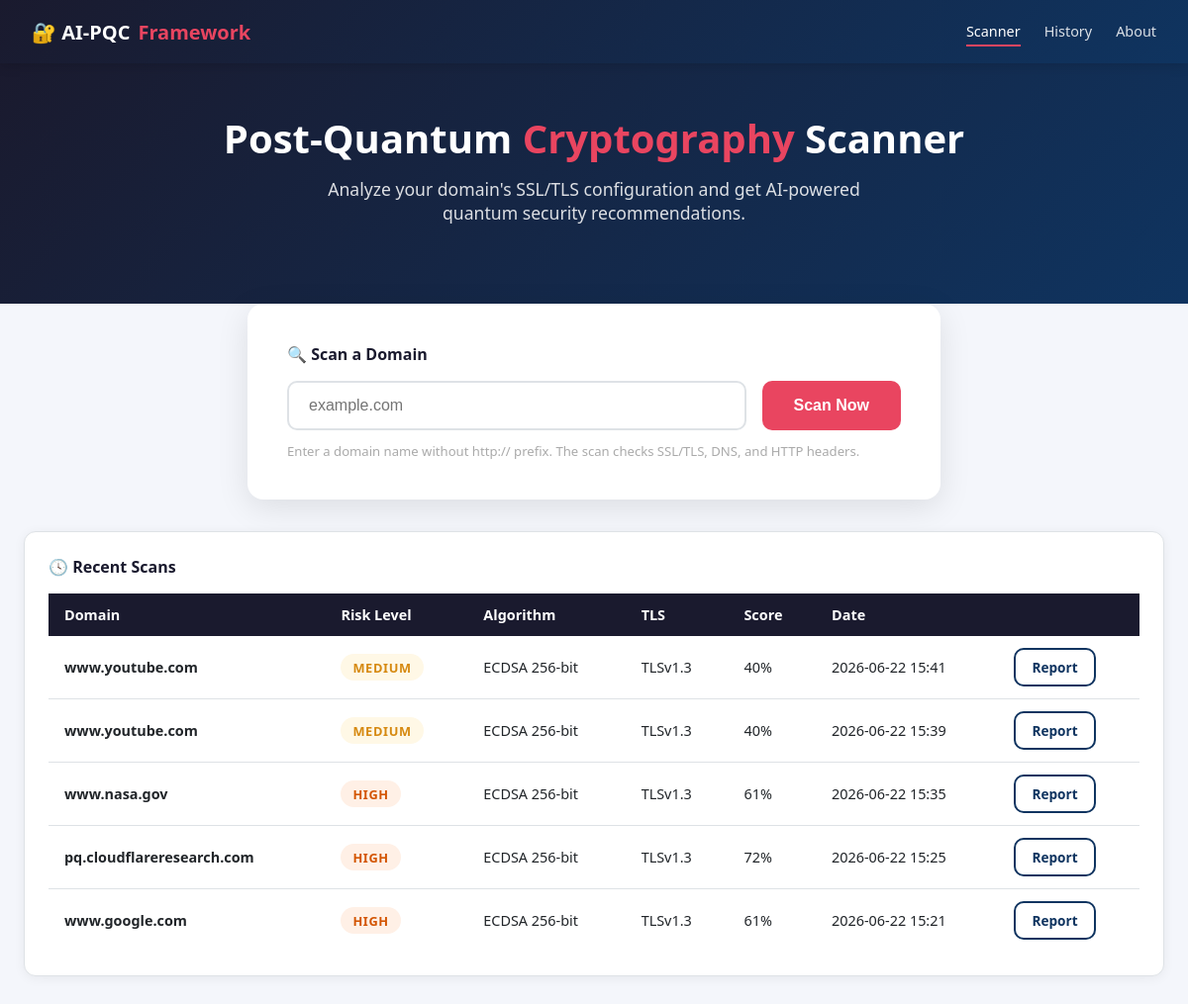
Before: / with the older database file.
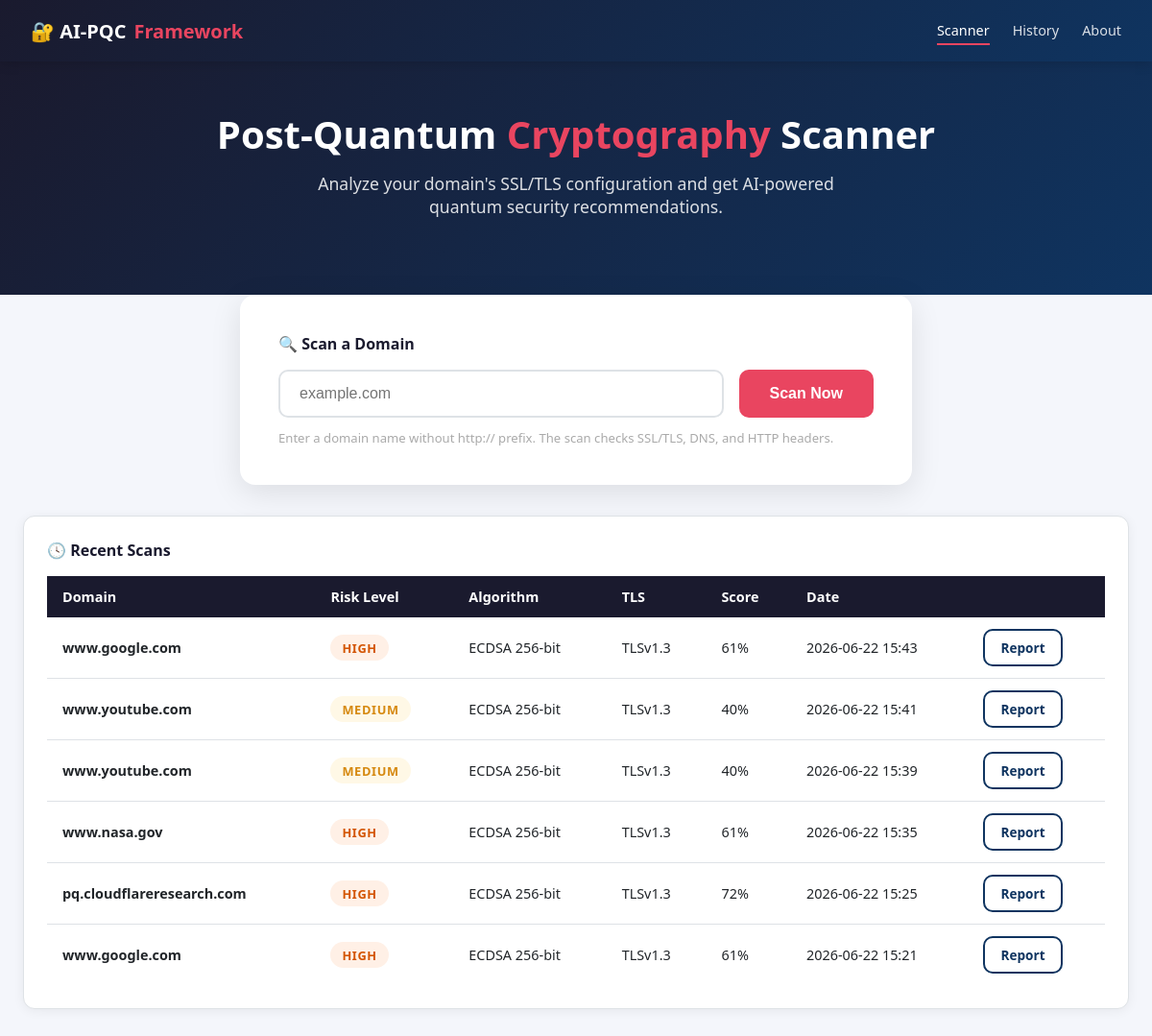
After: the same page with the newer database file.
### database/database.py (models this page shows, shortened)
class ScanResult(db.Model):
    __tablename__ = 'scan_results'
    id = db.Column(db.Integer, primary_key=True)
    domain = db.Column(db.String(255), nullable=False)
    scan_date = db.Column(db.DateTime, default=datetime.utcnow)
    ssl_version = db.Column(db.String(50))
    cipher_suite = db.Column(db.String(255))
    key_algorithm = db.Column(db.String(100))
    key_size = db.Column(db.Integer)
    cert_expiry = db.Column(db.String(50))
    quantum_risk_score = db.Column(db.Float)
    risk_level = db.Column(db.String(20))
    recommendations = db.Column(db.Text)
    headers_score = db.Column(db.Float)
    overall_score = db.Column(db.Float)
    raw_data = db.Column(db.Text)

### app.py (the view)
@app.route('/')
def index():
    recent_scans = ScanResult.query.order_by(ScanResult.scan_date.desc()).limit(10).all()
    return render_template('index.html', recent_scans=recent_scans)

### templates/index.html (shortened to what this page needs)
<!DOCTYPE html>
<html lang="en">
<head>
  <link rel="stylesheet" href="/static/css/style.css">
</head>
<body>
<nav>
  <div class="nav-inner">
    <a href="/" class="nav-brand">🔐 AI-PQC<span>Framework</span></a>
    <div class="nav-links">
      <a href="/" class="active">Scanner</a>
      <a href="/history">History</a>
      <a href="/about">About</a>
    </div>
  </div>
</nav>
<div class="hero">
  <h1>Post-Quantum <span>Cryptography</span> Scanner</h1>
  <p>Analyze your domain's SSL/TLS configuration and get AI-powered quantum security recommendations.</p>
</div>
<div class="container">
  <div class="scan-card">
    <div class="card-title">🔍 Scan a Domain</div>
    <div class="scan-form">
      <input type="text" id="domain-input" class="scan-input" placeholder="example.com" autocomplete="off" spellcheck="false">
      <button class="btn btn-primary" id="scan-btn" onclick="startScan()">
        <span id="btn-text">Scan Now</span>
      </button>
    </div>
    <p style="font-size:0.82rem;color:#aaa;margin-top:0.75rem;">Enter a domain name without http:// prefix. The scan checks SSL/TLS, DNS, and HTTP headers.</p>
  </div>
  {% if recent_scans %}
  <div class="card">
    <div class="card-title">🕓 Recent Scans</div>
    <div class="table-wrap">
      <table>
        <thead>
          <tr><th>Domain</th><th>Risk Level</th><th>Algorithm</th><th>TLS</th><th>Score</th><th>Date</th><th></th></tr>
        </thead>
        <tbody>
          {% for s in recent_scans %}
          <tr>
            <td><strong>{{ s.domain }}</strong></td>
            <td><span class="badge badge-{{ s.risk_level|lower if s.risk_level else 'unknown' }}">{{ s.risk_level or 'N/A' }}</span></td>
            <td>{{ s.key_algorithm or '—' }} {{ s.key_size or '' }}{% if s.key_size %}-bit{% endif %}</td>
            <td>{{ s.ssl_version or '—' }}</td>
            <td>{% if s.overall_score is not none %}{{ "%.0f"|format(s.overall_score * 100) }}%{% else %}—{% endif %}</td>
            <td>{{ s.scan_date.strftime('%Y-%m-%d %H:%M') if s.scan_date else '—' }}</td>
            <td><a href="/report/{{ s.id }}" class="btn btn-sm btn-outline">Report</a></td>
          </tr>
          {% endfor %}
        </tbody>
      </table>
    </div>
  </div>
  {% endif %}
</div>
</body>
</html>

### static/css/style.css (style rules this page uses)
:root { --primary: #1a1a2e; --secondary: #16213e; --accent: #0f3460; --highlight: #e94560; --success: #06d6a0; --warning: #ffd166; --danger: #ef476f; --info: #118ab2; --light: #f8f9fa; --dark: #212529; --text-muted: #6c757d; --border: #dee2e6; --card-bg: #ffffff; --bg: #f4f6fb; }
* { box-sizing: border-box; margin: 0; padding: 0; }
body { font-family: 'Segoe UI', system-ui, -apple-system, sans-serif; background: var(--bg); color: var(--dark); min-height: 100vh; }
nav { background: linear-gradient(135deg, var(--primary) 0%, var(--accent) 100%); padding: 0 2rem; box-shadow: 0 2px 12px rgba(0,0,0,0.15); position: sticky; top: 0; z-index: 100; }
.nav-inner { max-width: 1200px; margin: 0 auto; display: flex; align-items: center; height: 64px; gap: 2rem; }
.nav-brand { color: white; font-size: 1.25rem; font-weight: 700; text-decoration: none; display: flex; align-items: center; gap: 0.5rem; }
.nav-brand span { color: var(--highlight); }
.nav-links { display: flex; gap: 1.5rem; margin-left: auto; }
.nav-links a { color: rgba(255,255,255,0.85); text-decoration: none; font-size: 0.9rem; transition: color 0.2s; padding: 0.25rem 0; }
.nav-links a.active { color: white; border-bottom: 2px solid var(--highlight); }
.container { max-width: 1200px; margin: 0 auto; padding: 2rem 1.5rem; }
.hero { background: linear-gradient(135deg, var(--primary) 0%, var(--accent) 100%); color: white; padding: 3rem 2rem; text-align: center; }
.hero h1 { font-size: 2.5rem; margin-bottom: 0.75rem; }
.hero h1 span { color: var(--highlight); }
.hero p { font-size: 1.1rem; opacity: 0.85; max-width: 600px; margin: 0 auto 2rem; }
.scan-card { background: var(--card-bg); border-radius: 16px; padding: 2.5rem; box-shadow: 0 8px 32px rgba(0,0,0,0.1); max-width: 700px; margin: -2rem auto 2rem; }
.scan-form { display: flex; gap: 1rem; flex-wrap: wrap; }
.scan-input { flex: 1; min-width: 250px; padding: 0.875rem 1.25rem; border: 2px solid var(--border); border-radius: 10px; font-size: 1rem; transition: border-color 0.2s; outline: none; }
.btn { padding: 0.875rem 2rem; border: none; border-radius: 10px; font-size: 1rem; font-weight: 600; cursor: pointer; transition: all 0.2s; text-decoration: none; display: inline-flex; align-items: center; gap: 0.5rem; }
.btn-primary { background: var(--highlight); color: white; }
.btn-outline { background: transparent; color: var(--accent); border: 2px solid var(--accent); }
.btn-sm { padding: 0.5rem 1rem; font-size: 0.85rem; }
.card { background: var(--card-bg); border-radius: 12px; padding: 1.5rem; box-shadow: 0 2px 12px rgba(0,0,0,0.06); border: 1px solid var(--border); }
.card-title { font-size: 1rem; font-weight: 600; color: var(--primary); margin-bottom: 1rem; display: flex; align-items: center; gap: 0.5rem; }
.badge { display: inline-block; padding: 0.3rem 0.75rem; border-radius: 20px; font-size: 0.8rem; font-weight: 600; text-transform: uppercase; letter-spacing: 0.05em; }
.badge-high { background: #fff0e6; color: #d35400; }
.badge-medium { background: #fff8e6; color: #d68910; }
.table-wrap { overflow-x: auto; }
table { width: 100%; border-collapse: collapse; font-size: 0.9rem; }
th { background: var(--primary); color: white; padding: 0.75rem 1rem; text-align: left; font-weight: 600; }
td { padding: 0.75rem 1rem; border-bottom: 1px solid var(--border); }
tr:last-child td { border-bottom: none; }

Changed rows visible on the page:
added ScanResult: domain "www.google.com", risk_level "HIGH", key_algorithm "ECDSA", key_size "256", shows "-bit", ssl_version "TLSv1.3", s.overall_score*100 "61", scan_date "2026-06-22 15:43"
